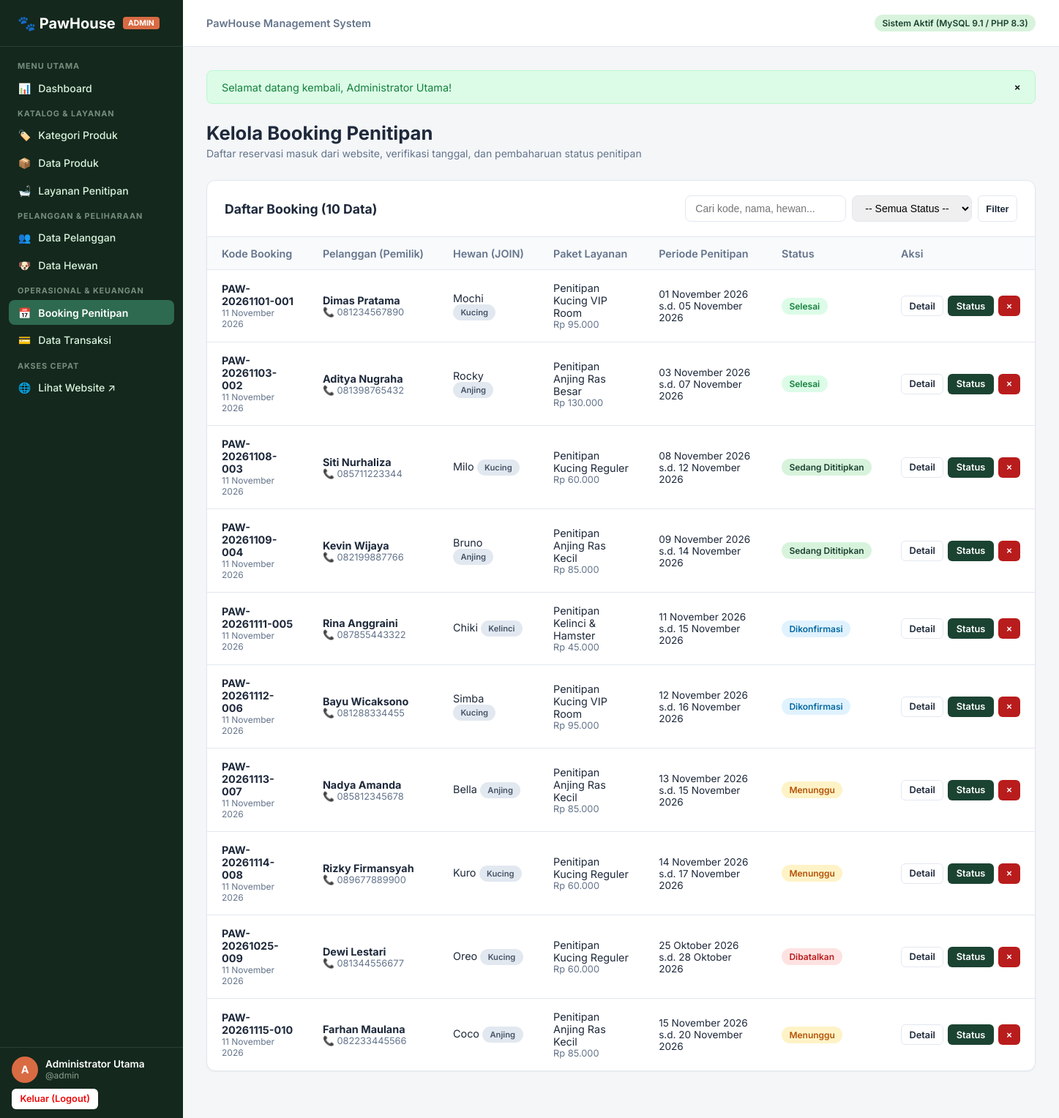
Page /admin/bookings/index.php (signed in) on the earlier database version.
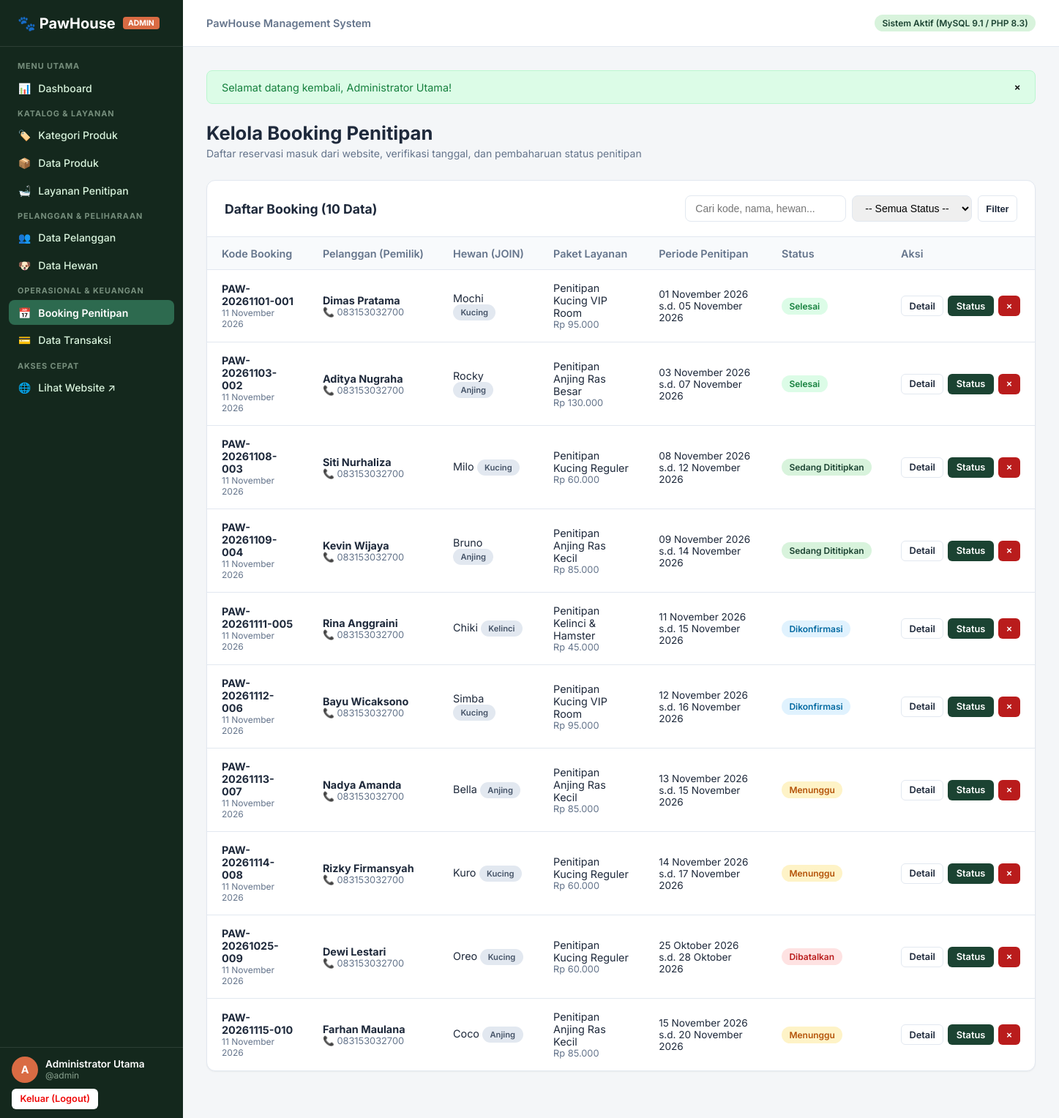
Same page on the later database version.
### tables this page shows
CREATE TABLE `bookings` (
  `id` INT AUTO_INCREMENT PRIMARY KEY,
  `booking_code` VARCHAR(30) NOT NULL UNIQUE,
  `customer_id` INT NOT NULL,
  `pet_id` INT NOT NULL,
  `service_id` INT NOT NULL,
  `start_date` DATE NOT NULL,
  `end_date` DATE NOT NULL,
  `notes` TEXT NULL,
  `status` ENUM('Menunggu', 'Dikonfirmasi', 'Sedang Dititipkan', 'Selesai', 'Dibatalkan') NOT NULL DEFAULT 'Menunggu',
  `created_at` TIMESTAMP DEFAULT CURRENT_TIMESTAMP,
  CONSTRAINT `fk_bookings_customer` FOREIGN KEY (`customer_id`) 
    REFERENCES `customers` (`id`) ON UPDATE CASCADE ON DELETE RESTRICT,
  CONSTRAINT `fk_bookings_pet` FOREIGN KEY (`pet_id`) 
    REFERENCES `pets` (`id`) ON UPDATE CASCADE ON DELETE RESTRICT,
  CONSTRAINT `fk_bookings_service` FOREIGN KEY (`service_id`) 
    REFERENCES `services` (`id`) ON UPDATE CASCADE ON DELETE RESTRICT
);

CREATE TABLE `customers` (
  `id` INT AUTO_INCREMENT PRIMARY KEY,
  `name` VARCHAR(100) NOT NULL,
  `phone` VARCHAR(20) NOT NULL,
  `email` VARCHAR(100) NULL,
  `address` TEXT NULL,
  `created_at` TIMESTAMP DEFAULT CURRENT_TIMESTAMP
);

CREATE TABLE `pets` (
  `id` INT AUTO_INCREMENT PRIMARY KEY,
  `customer_id` INT NOT NULL,
  `name` VARCHAR(100) NOT NULL,
  `type` VARCHAR(50) NOT NULL,
  `breed` VARCHAR(100) NULL,
  `age` INT NOT NULL DEFAULT 1,
  `notes` TEXT NULL,
  `created_at` TIMESTAMP DEFAULT CURRENT_TIMESTAMP,
  CONSTRAINT `fk_pets_customer` FOREIGN KEY (`customer_id`) 
    REFERENCES `customers` (`id`) ON UPDATE CASCADE ON DELETE CASCADE
);

CREATE TABLE `services` (
  `id` INT AUTO_INCREMENT PRIMARY KEY,
  `name` VARCHAR(100) NOT NULL,
  `description` TEXT NULL,
  `price` DECIMAL(12,2) NOT NULL,
  `duration` VARCHAR(50) NOT NULL,
  `created_at` TIMESTAMP DEFAULT CURRENT_TIMESTAMP
);

### config/database.php (called while the page is built, shortened)
<?php
function base_url(string $path = ''): string {
    return BASE_URL . ($path ? '/' . ltrim($path, '/') : '');
}

### admin/bookings/index.php (the view, shortened to what the changed rows need)
<?php
require_once __DIR__ . '/../../config/database.php';
require_once __DIR__ . '/../../includes/functions.php';
$pdo = db();
$sql = "
    SELECT
        b.*,
        cust.name AS customer_name,
        cust.phone AS customer_phone,
        pet.name AS pet_name,
        pet.type AS pet_type,
        pet.breed AS pet_breed,
        s.name AS service_name,
        s.price AS service_price
    FROM bookings b
    JOIN customers cust ON b.customer_id = cust.id
    JOIN pets pet ON b.pet_id = pet.id
    JOIN services s ON b.service_id = s.id
    WHERE 1=1
";
$params = [];
$sql .= " ORDER BY b.created_at DESC";
$stmt = $pdo->prepare($sql);
$stmt->execute($params);
$bookings = $stmt->fetchAll();
require_once __DIR__ . '/../../includes/admin-header.php';
?>
<div class="page-header">
    <div>
        <h1 class="page-title">Kelola Booking Penitipan</h1>
    </div>
</div>
<div class="data-card">
    <div class="data-card-header">
        <h2 class="data-card-title">Daftar Booking (<?= count($bookings) ?> Data)</h2>
    </div>
    <div class="table-responsive">
        <table class="admin-table">
            <thead>
                <tr>
                    <th>Kode Booking</th>
                    <th>Pelanggan (Pemilik)</th>
                    <th>Hewan (JOIN)</th>
                    <th>Paket Layanan</th>
                    <th>Periode Penitipan</th>
                    <th>Status</th>
                    <th style="width: 160px;">Aksi</th>
                </tr>
            </thead>
            <tbody>
                <?php if (empty($bookings)): ?>
                    <tr>
                        <td colspan="7" class="empty-state">Tidak ada data booking yang sesuai.</td>
                    </tr>
                <?php else: ?>
                    <?php foreach ($bookings as $b): ?>
                        <tr>
                            <td>
                                <strong><?= e($b['booking_code']) ?></strong>
                                <div style="font-size: 0.75rem; color: var(--admin-text-muted);"><?= format_date($b['created_at']) ?></div>
                            </td>
                            <td>
                                <div><strong><?= e($b['customer_name']) ?></strong></div>
                                <div style="font-size: 0.8rem; color: var(--admin-text-muted);">📞 <?= e($b['customer_phone']) ?></div>
                            </td>
                            <td>
                                <?= e($b['pet_name']) ?>
                                <span class="badge badge-secondary" style="font-size: 0.7rem;"><?= e($b['pet_type']) ?></span>
                            </td>
                            <td>
                                <div><?= e($b['service_name']) ?></div>
                                <div style="font-size: 0.8rem; color: var(--admin-text-muted);"><?= format_rupiah($b['service_price']) ?></div>
                            </td>
                            <td>
                                <div style="font-size: 0.85rem;">
                                    <?= format_date($b['start_date']) ?> s.d. <?= format_date($b['end_date']) ?>
                                </div>
                            </td>
                            <td><?= get_booking_badge($b['status']) ?></td>
                            <td>
                                <div class="actions-cell">
                                    <a href="<?= base_url('admin/bookings/detail.php?id=' . $b['id']) ?>" class="btn btn-outline btn-sm" title="Lihat Rincian">Detail</a>
                                    <a href="<?= base_url('admin/bookings/edit-status.php?id=' . $b['id']) ?>" class="btn btn-primary btn-sm" title="Ubah Status">Status</a>
                                    <form action="<?= base_url('admin/bookings/delete.php') ?>" method="POST" class="form-delete" data-name="booking <?= e($b['booking_code']) ?>" style="display:inline;">
                                        <button type="submit" class="btn btn-danger btn-sm" title="Hapus Booking">&times;</button>
                                    </form>
                                </div>
                            </td>
                        </tr>
                    <?php endforeach; ?>
                <?php endif; ?>
            </tbody>
        </table>
    </div>
</div>
<?php require_once __DIR__ . '/../../includes/admin-footer.php'; ?>

### includes/functions.php (shortened to what the changed rows need)
<?php
function e(?string $value): string {
    return htmlspecialchars((string)$value, ENT_QUOTES, 'UTF-8');
}
function format_rupiah($amount): string {
    return 'Rp ' . number_format((float)$amount, 0, ',', '.');
}
function format_date(?string $date, bool $withTime = false): string {
    $timestamp = strtotime($date);
    $months = [
        1 => 'Januari', 2 => 'Februari', 3 => 'Maret', 4 => 'April',
        5 => 'Mei', 6 => 'Juni', 7 => 'Juli', 8 => 'Agustus',
        9 => 'September', 10 => 'Oktober', 11 => 'November', 12 => 'Desember'
    ];
    $day = date('d', $timestamp);
    $month = $months[(int)date('m', $timestamp)];
    $year = date('Y', $timestamp);
    $formatted = "$day $month $year";
    return $formatted;
}
function get_booking_badge(string $status): string {
    $classes = [
        'Menunggu'          => 'badge-warning',
        'Dikonfirmasi'      => 'badge-info',
        'Sedang Dititipkan' => 'badge-primary',
        'Selesai'           => 'badge-success',
        'Dibatalkan'        => 'badge-danger',
    ];
    $badgeClass = $classes[$status] ?? 'badge-secondary';
    return '<span class="badge ' . $badgeClass . '">' . e($status) . '</span>';
}

Differences in the rows shown:
changed through a linked row, bookings "PAW-20261101-001": customer.phone "081234567890" → "083153032700"
changed through a linked row, bookings "PAW-20261103-002": customer.phone "081398765432" → "083153032700"
changed through a linked row, bookings "PAW-20261108-003": customer.phone "085711223344" → "083153032700"
changed through a linked row, bookings "PAW-20261109-004": customer.phone "082199887766" → "083153032700"
changed through a linked row, bookings "PAW-20261111-005": customer.phone "087855443322" → "083153032700"
changed through a linked row, bookings "PAW-20261112-006": customer.phone "081288334455" → "083153032700"
changed through a linked row, bookings "PAW-20261113-007": customer.phone "085812345678" → "083153032700"
changed through a linked row, bookings "PAW-20261114-008": customer.phone "089677889900" → "083153032700"
changed through a linked row, bookings "PAW-20261025-009": customer.phone "081344556677" → "083153032700"
changed through a linked row, bookings "PAW-20261115-010": customer.phone "082233445566" → "083153032700"
